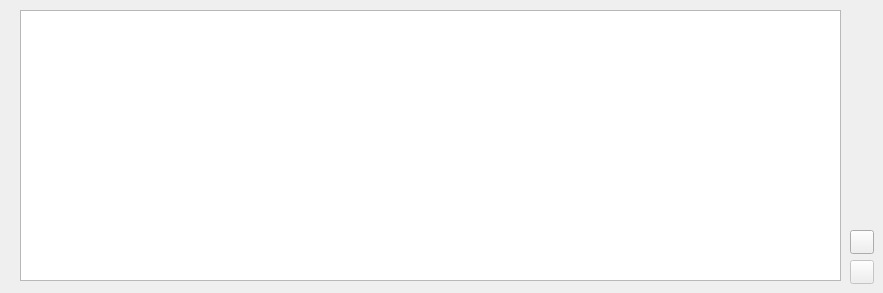
      <widget class="QWidget" name="tab_2">
       <attribute name="title">
        <string>Regular Incomes</string>
       </attribute>
       <widget class="QTableView" name="tableView_Regular_Incomes">
        <property name="geometry">
         <rect>
          <x>20</x>
          <y>10</y>
          <width>821</width>
          <height>271</height>
         </rect>
        </property>
       </widget>
       <widget class="QPushButton" name="pushButton_AddRegIncome">
        <property name="geometry">
         <rect>
          <x>850</x>
          <y>230</y>
          <width>24</width>
          <height>24</height>
         </rect>
        </property>
        <property name="text">
         <string/>
        </property>
        <property name="icon">
         <iconset>
          <normaloff>../../Custom_Icons/AddRow.png</normaloff>../../Custom_Icons/AddRow.png</iconset>
        </property>
        <property name="iconSize">
         <size>
          <width>32</width>
          <height>32</height>
         </size>
        </property>
       </widget>
       <widget class="QPushButton" name="pushButton_DeleteRegIncome">
        <property name="enabled">
         <bool>false</bool>
        </property>
        <property name="geometry">
         <rect>
          <x>850</x>
          <y>260</y>
          <width>24</width>
          <height>24</height>
         </rect>
        </property>
        <property name="text">
         <string/>
        </property>
        <property name="icon">
         <iconset>
          <normaloff>../../Custom_Icons/DeleteRow.png</normaloff>../../Custom_Icons/DeleteRow.png</iconset>
        </property>
        <property name="iconSize">
         <size>
          <width>32</width>
          <height>32</height>
         </size>
        </property>
       </widget>
      </widget>
